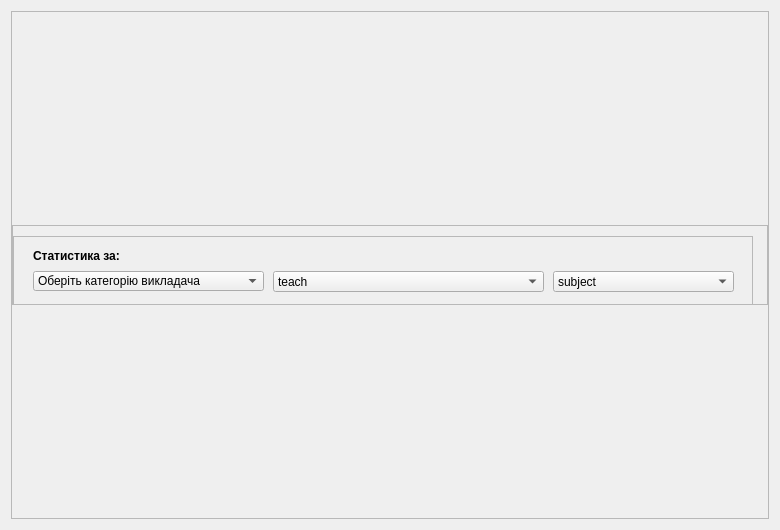
<?xml version="1.0" encoding="UTF-8"?>
<ui version="4.0">
 <class>GradeStatisticsWindow</class>
 <widget class="QWidget" name="GradeStatisticsWindow">
  <property name="geometry">
   <rect>
    <x>0</x>
    <y>0</y>
    <width>780</width>
    <height>530</height>
   </rect>
  </property>
  <property name="minimumSize">
   <size>
    <width>780</width>
    <height>500</height>
   </size>
  </property>
  <property name="windowTitle">
   <string>Form</string>
  </property>
  <layout class="QVBoxLayout" name="verticalLayout">
   <item>
    <widget class="QFrame" name="mainFrame">
     <property name="sizePolicy">
      <sizepolicy hsizetype="Expanding" vsizetype="Expanding">
       <horstretch>0</horstretch>
       <verstretch>0</verstretch>
      </sizepolicy>
     </property>
     <property name="minimumSize">
      <size>
       <width>0</width>
       <height>0</height>
      </size>
     </property>
     <property name="frameShape">
      <enum>QFrame::StyledPanel</enum>
     </property>
     <property name="frameShadow">
      <enum>QFrame::Raised</enum>
     </property>
     <layout class="QVBoxLayout" name="verticalLayout_2">
      <property name="spacing">
       <number>-1</number>
      </property>
      <property name="leftMargin">
       <number>0</number>
      </property>
      <property name="topMargin">
       <number>0</number>
      </property>
      <property name="rightMargin">
       <number>0</number>
      </property>
      <property name="bottomMargin">
       <number>0</number>
      </property>
      <item>
       <widget class="QFrame" name="selectInfoLabel">
        <property name="sizePolicy">
         <sizepolicy hsizetype="Preferred" vsizetype="Fixed">
          <horstretch>0</horstretch>
          <verstretch>0</verstretch>
         </sizepolicy>
        </property>
        <property name="minimumSize">
         <size>
          <width>0</width>
          <height>80</height>
         </size>
        </property>
        <property name="maximumSize">
         <size>
          <width>16777215</width>
          <height>80</height>
         </size>
        </property>
        <property name="frameShape">
         <enum>QFrame::StyledPanel</enum>
        </property>
        <property name="frameShadow">
         <enum>QFrame::Raised</enum>
        </property>
        <layout class="QHBoxLayout" name="horizontalLayout_2">
         <property name="leftMargin">
          <number>0</number>
         </property>
         <property name="topMargin">
          <number>10</number>
         </property>
         <property name="rightMargin">
          <number>0</number>
         </property>
         <property name="bottomMargin">
          <number>0</number>
         </property>
         <item>
          <widget class="QFrame" name="leftUpFrame">
           <property name="minimumSize">
            <size>
             <width>740</width>
             <height>80</height>
            </size>
           </property>
           <property name="maximumSize">
            <size>
             <width>560</width>
             <height>80</height>
            </size>
           </property>
           <property name="frameShape">
            <enum>QFrame::StyledPanel</enum>
           </property>
           <property name="frameShadow">
            <enum>QFrame::Raised</enum>
           </property>
           <widget class="QComboBox" name="teacherComboBox">
            <property name="geometry">
             <rect>
              <x>260</x>
              <y>35</y>
              <width>271</width>
              <height>21</height>
             </rect>
            </property>
            <item>
             <property name="text">
              <string>teach</string>
             </property>
            </item>
           </widget>
           <widget class="QLabel" name="nameLabel">
            <property name="geometry">
             <rect>
              <x>20</x>
              <y>10</y>
              <width>401</width>
              <height>21</height>
             </rect>
            </property>
            <property name="styleSheet">
             <string notr="true">font-weight: bold</string>
            </property>
            <property name="text">
             <string>&lt;html&gt;&lt;head/&gt;&lt;body&gt;&lt;p&gt;&lt;span style=&quot; font-weight:700;&quot;&gt;Статистика за:&lt;/span&gt;&lt;/p&gt;&lt;/body&gt;&lt;/html&gt;</string>
            </property>
           </widget>
           <widget class="QComboBox" name="categoryComboBox">
            <property name="geometry">
             <rect>
              <x>20</x>
              <y>35</y>
              <width>231</width>
              <height>20</height>
             </rect>
            </property>
            <item>
             <property name="text">
              <string>Оберіть категорію викладача</string>
             </property>
            </item>
            <item>
             <property name="text">
              <string>Спеціаліст першої категорії</string>
             </property>
            </item>
            <item>
             <property name="text">
              <string>Спеціаліст другої категорії</string>
             </property>
            </item>
            <item>
             <property name="text">
              <string>Спеціаліст вищої категорії</string>
             </property>
            </item>
            <item>
             <property name="text">
              <string>Спеціаліст</string>
             </property>
            </item>
           </widget>
           <widget class="QComboBox" name="subjectComboBox">
            <property name="geometry">
             <rect>
              <x>540</x>
              <y>35</y>
              <width>181</width>
              <height>21</height>
             </rect>
            </property>
            <item>
             <property name="text">
              <string>subject</string>
             </property>
            </item>
           </widget>
          </widget>
         </item>
         <item>
          <spacer name="horizontalSpacer">
           <property name="orientation">
            <enum>Qt::Horizontal</enum>
           </property>
           <property name="sizeType">
            <enum>QSizePolicy::Expanding</enum>
           </property>
           <property name="sizeHint" stdset="0">
            <size>
             <width>20</width>
             <height>20</height>
            </size>
           </property>
          </spacer>
         </item>
        </layout>
       </widget>
      </item>
      <item>
       <spacer name="verticalSpacer">
        <property name="orientation">
         <enum>Qt::Vertical</enum>
        </property>
        <property name="sizeType">
         <enum>QSizePolicy::Fixed</enum>
        </property>
        <property name="sizeHint" stdset="0">
         <size>
          <width>20</width>
          <height>0</height>
         </size>
        </property>
       </spacer>
      </item>
      <item>
       <layout class="QHBoxLayout" name="specialChart"/>
      </item>
     </layout>
    </widget>
   </item>
  </layout>
 </widget>
 <resources/>
 <connections/>
</ui>
